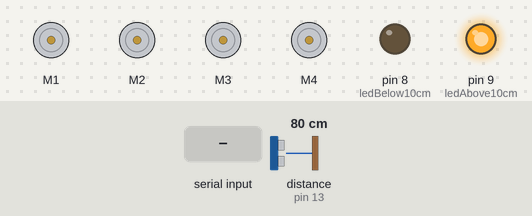
The sketch below on a simulated Arduino Uno, built with avr-gcc and run on an emulated ATmega328P. Shown: 4 × DC motor (green arrow = forward, orange = backward, longer = faster), output pins drawn as LEDs (lit = HIGH). Inputs (shaded band) come from the test bench; at power-on: distance to the obstacle (sensor on pin 13) 80 cm. The echo pulse lasts 58.3 µs per cm.

Above: at 1.2 s.
1.3 s: distance to the obstacle (sensor on pin 13) set to 12 cm
2.8 s: distance to the obstacle (sensor on pin 13) set to 9 cm
At 3.5 s:
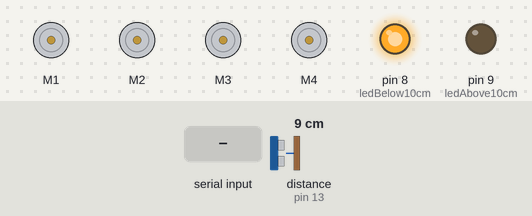
4.3 s: "F" received over Serial
At 4.8 s:
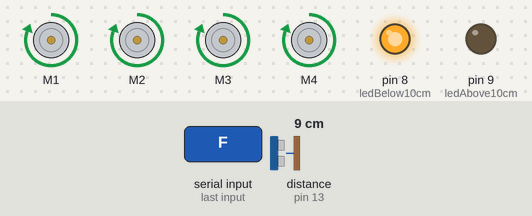
5.8 s: "B" received over Serial
At 7.0 s:
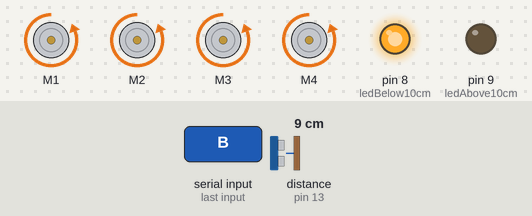
7.3 s: "L" received over Serial
At 8.2 s:
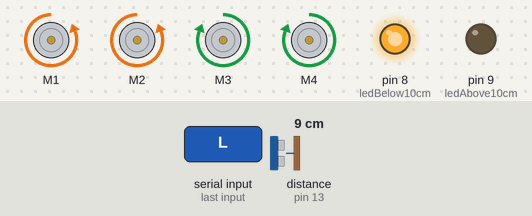
8.8 s: "R" received over Serial
At 9.4 s:
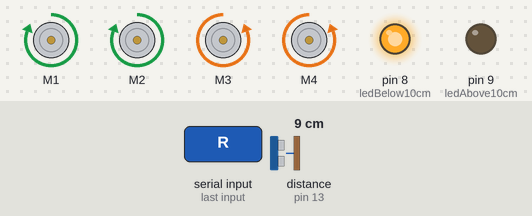
Timing chart, 0 to 11.3 s (numbered marks = the images above; inputs shaded):
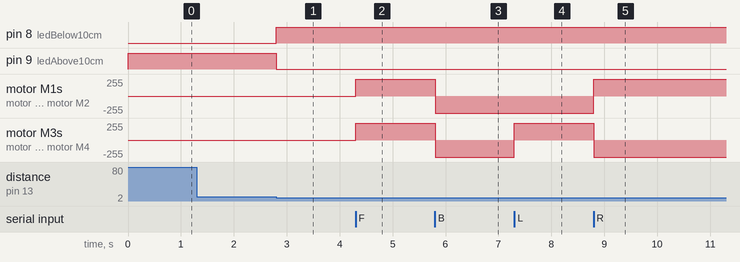

The sketch:

main.ino
```cpp
#include <AFMotor.h>
#include <NewPing.h>  // Include the NewPing library for ultrasonic sensor

// Initial motors pin
AF_DCMotor motor1(1, MOTOR12_1KHZ);
AF_DCMotor motor2(2, MOTOR12_1KHZ);
AF_DCMotor motor3(3, MOTOR34_1KHZ);
AF_DCMotor motor4(4, MOTOR34_1KHZ);

char command;

// Define pins for ultrasonic sensor
const int trigPin = 12;
const int echoPin = 13;

// Define pins for LEDs to indicate distance
const int ledBelow10cm = 8;  // LED for distance <= 10 cm
const int ledAbove10cm = 9;  // LED for distance > 10 cm

// Set maximum distance for ultrasonic sensor
#define MAX_DISTANCE 200
NewPing sonar(trigPin, echoPin, MAX_DISTANCE);

void setup() {
  Serial.begin(9600);  // Set the baud rate to your Bluetooth module

  pinMode(ledBelow10cm, OUTPUT); // Set LED pins as output
  pinMode(ledAbove10cm, OUTPUT);
}

void loop() {
  if(Serial.available() > 0){
    command = Serial.read();
    Stop(); // Initialize with motors stopped

    // Handle Bluetooth commands to control the car
    switch(command){
      case 'F':
        forward();
        break;
      case 'B':
        back();
        break;
      case 'L':
        left();
        break;
      case 'R':
        right();
        break;
    }
  }

  // Get the distance from the ultrasonic sensor
  long distance = sonar.ping_cm();  // Get the distance in cm

  // Check if the distance is valid
  if (distance > 0) {
    if (distance <= 10) {
      digitalWrite(ledBelow10cm, HIGH);  // Turn on LED for distance <= 10 cm
      digitalWrite(ledAbove10cm, LOW);   // Turn off LED for distance > 10 cm
    } else {
      digitalWrite(ledBelow10cm, LOW);   // Turn off LED for distance <= 10 cm
      digitalWrite(ledAbove10cm, HIGH);  // Turn on LED for distance > 10 cm
    }
  } else {
    // If distance is not available (e.g., sensor failure), turn off LEDs
    digitalWrite(ledBelow10cm, LOW);
    digitalWrite(ledAbove10cm, LOW);
  }
}

// Motor control functions
void forward() {
  motor1.setSpeed(255);  // Maximum velocity
  motor1.run(FORWARD);   // Rotate motor clockwise
  motor2.setSpeed(255);  // Maximum velocity
  motor2.run(FORWARD);   // Rotate motor clockwise
  motor3.setSpeed(255);  // Maximum velocity
  motor3.run(FORWARD);   // Rotate motor clockwise
  motor4.setSpeed(255);  // Maximum velocity
  motor4.run(FORWARD);   // Rotate motor clockwise
}

void back() {
  motor1.setSpeed(255);  // Maximum velocity
  motor1.run(BACKWARD);  // Rotate motor anti-clockwise
  motor2.setSpeed(255);  // Maximum velocity
  motor2.run(BACKWARD);  // Rotate motor anti-clockwise
  motor3.setSpeed(255);  // Maximum velocity
  motor3.run(BACKWARD);  // Rotate motor anti-clockwise
  motor4.setSpeed(255);  // Maximum velocity
  motor4.run(BACKWARD);  // Rotate motor anti-clockwise
}

void left() {
  motor1.setSpeed(255);  // Maximum velocity
  motor1.run(BACKWARD);  // Rotate motor anti-clockwise
  motor2.setSpeed(255);  // Maximum velocity
  motor2.run(BACKWARD);  // Rotate motor anti-clockwise
  motor3.setSpeed(255);  // Maximum velocity
  motor3.run(FORWARD);   // Rotate motor clockwise
  motor4.setSpeed(255);  // Maximum velocity
  motor4.run(FORWARD);   // Rotate motor clockwise
}

void right() {
  motor1.setSpeed(255);  // Maximum velocity
  motor1.run(FORWARD);   // Rotate motor clockwise
  motor2.setSpeed(255);  // Maximum velocity
  motor2.run(FORWARD);   // Rotate motor clockwise
  motor3.setSpeed(255);  // Maximum velocity
  motor3.run(BACKWARD);  // Rotate motor anti-clockwise
  motor4.setSpeed(255);  // Maximum velocity
  motor4.run(BACKWARD);  // Rotate motor anti-clockwise
}

void Stop() {
  motor1.setSpeed(0);    // Minimum velocity
  motor1.run(RELEASE);   // Stop motor
  motor2.setSpeed(0);    // Minimum velocity
  motor2.run(RELEASE);   // Stop motor
  motor3.setSpeed(0);    // Minimum velocity
  motor3.run(RELEASE);   // Stop motor
  motor4.setSpeed(0);    // Minimum velocity
  motor4.run(RELEASE);   // Stop motor
}
```

Measured:
- the behaviour switches between 11 and 10 cm on distance to the obstacle (sensor on pin 13) (found by bisection; images 0 and 1)
- after the input at 1.3 s, every drawn part: stays the same
- after the input at 2.8 s, pin 8 (ledBelow10cm): LOW → HIGH at once; pin 9 (ledAbove10cm): HIGH → LOW at once
- after the input at 4.3 s, motor M1–4: stopped → forward 255/255 at once
- after the input at 5.8 s, motor M1–4: forward 255/255 → backward 255/255 at once
- after the input at 7.3 s, motor M3, motor M4: backward 255/255 → forward 255/255 at once
- after the input at 8.8 s, motor M1, motor M2: backward 255/255 → forward 255/255 at once; motor M3, motor M4: forward 255/255 → backward 255/255 at once
